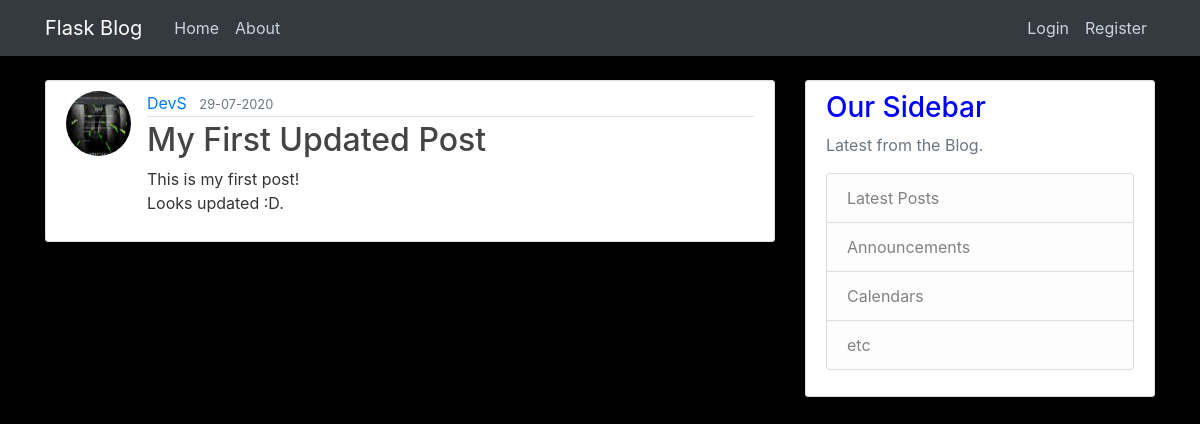
/post/1, run on the app's committed database.
### flaskblog/models.py (models this page shows, shortened)
class User(db.Model, UserMixin):
	id = db.Column(db.Integer, primary_key=True)
	username = db.Column(db.String(20), unique=True, nullable=False)
	email = db.Column(db.String(120), unique=True, nullable=False)
	image_file = db.Column(db.String(20), nullable=False, default='default.jpeg')
	password = db.Column(db.String(60), nullable=False)
	posts = db.relationship('Post', backref='author', lazy=True)

class Post(db.Model):
	id = db.Column(db.Integer, primary_key=True)
	title = db.Column(db.String(100), nullable=False)
	date_posted = db.Column(db.DateTime, nullable=False, default=datetime.utcnow)
	content = db.Column(db.Text, nullable=False)
	user_id = db.Column(db.Integer, db.ForeignKey('user.id'), nullable=False)

### flaskblog/posts/routes.py (the view)
@posts.route('/post/<int:post_id>')
def post(post_id):
	post = Post.query.get_or_404(post_id)
	return render_template('post.html', title=post.title, post=post)

### flaskblog/templates/post.html (shortened to what this page needs)
{% extends "layout.html" %}
{% block content %}
	<article class="media content-section">
		<img class="rounded-circle article-img" src="{{ url_for('static', filename='profile_pics/' + post.author.image_file) }}"></img>
	  <div class="media-body">
	    <div class="article-metadata">
	      <a class="mr-2" href="{{ url_for('users.user_posts', username=post.author.username) }}">{{ post.author.username }}</a>
	      <small class="text-muted">{{ post.date_posted.strftime('%d-%m-%Y') }}</small>
	    </div>
	    <h2 class="article-title">{{ post.title }}</h2>
	    <p class="article-content">{{ post.content }}</p>
	  </div>
	</article>
{% endblock content %}

### flaskblog/static/main.css (style rules this page uses)
body { background: black; background-color: black; color: #333333; margin-top: 5rem; }
.content-section { background: #ffffff; padding: 10px 20px; border: 1px solid #dddddd; border-radius: 3px; margin-bottom: 20px; }
.article-title { color: #444444; }
.article-content { white-space: pre-line; }
.article-img { height: 65px; width: 65px; margin-right: 16px; }
.article-metadata { padding-bottom: 1px; margin-bottom: 4px; border-bottom: 1px solid #e3e3e3 }

### flaskblog/templates/layout.html (style rules this page uses)
body { background-color: black; }
h2, h3, h4, h5, h6 { color: blue; }

### data on the page
User: image_file (picture), author.username "DevS"
Post: date_posted "29-07-2020", title "My First Updated Post", content "This is my first post! Looks updated :D."
